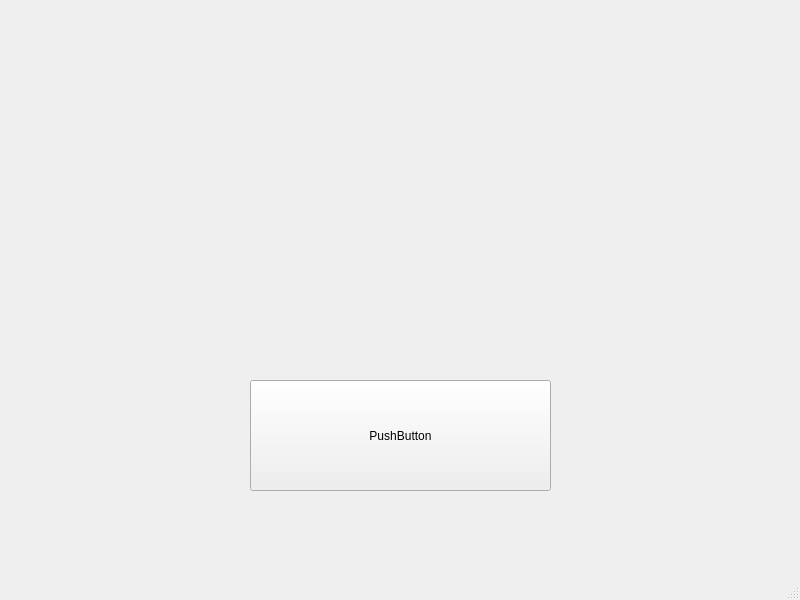
<?xml version="1.0" encoding="UTF-8"?>
<ui version="4.0">
 <class>MainWindow</class>
 <widget class="QMainWindow" name="MainWindow">
  <property name="geometry">
   <rect>
    <x>0</x>
    <y>0</y>
    <width>800</width>
    <height>600</height>
   </rect>
  </property>
  <property name="windowTitle">
   <string>MainWindow</string>
  </property>
  <widget class="QWidget" name="centralwidget">
   <widget class="QPushButton" name="pushButton">
    <property name="geometry">
     <rect>
      <x>250</x>
      <y>380</y>
      <width>301</width>
      <height>111</height>
     </rect>
    </property>
    <property name="text">
     <string>PushButton</string>
    </property>
   </widget>
  </widget>
  <widget class="QMenuBar" name="menubar">
   <property name="geometry">
    <rect>
     <x>0</x>
     <y>0</y>
     <width>800</width>
     <height>22</height>
    </rect>
   </property>
  </widget>
  <widget class="QStatusBar" name="statusbar"/>
 </widget>
 <resources/>
 <connections/>
</ui>
